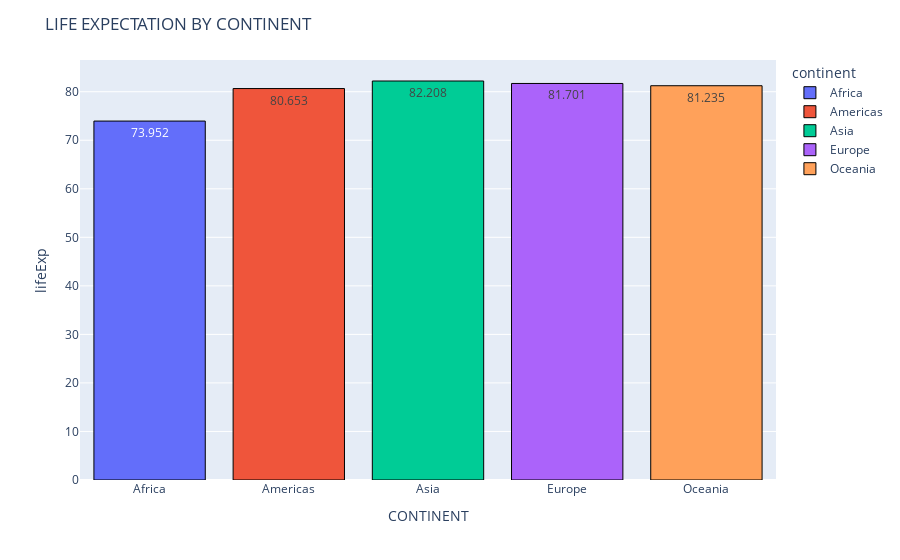

This figure's notebook cell:
### Code cell
popu = df.groupby("continent") ["lifeExp"].max().reset_index()
fig = px.bar(popu,x="continent", y="lifeExp", color="continent", text="lifeExp")
fig.update_traces(marker=dict(line=dict(width=1, color='RGB(0, 0, 0)')))
fig.update_layout(title="LIFE EXPECTATION BY CONTINENT", xaxis_title="CONTINENT", yaxis_title="lifeExp")

### Figure 1 — Plotly figure (JSON) as saved in the notebook; plotly's stock layout.template omitted (floating-point values rounded to 4 significant figures)
{"data": [{"alignmentgroup": "True", "hovertemplate": "continent=%{x}<br>lifeExp=%{text}<extra></extra>", "legendgroup": "Africa", "marker": {"color": "#636efa", "line": {"color": "RGB(0, 0, 0)", "width": 1}, "pattern": {"shape": ""}}, "name": "Africa", "offsetgroup": "Africa", "orientation": "v", "showlegend": true, "text": [73.95], "textposition": "auto", "type": "bar", "x": ["Africa"], "xaxis": "x", "y": [73.95], "yaxis": "y"}, {"alignmentgroup": "True", "hovertemplate": "continent=%{x}<br>lifeExp=%{text}<extra></extra>", "legendgroup": "Americas", "marker": {"color": "#EF553B", "line": {"color": "RGB(0, 0, 0)", "width": 1}, "pattern": {"shape": ""}}, "name": "Americas", "offsetgroup": "Americas", "orientation": "v", "showlegend": true, "text": [80.65], "textposition": "auto", "type": "bar", "x": ["Americas"], "xaxis": "x", "y": [80.65], "yaxis": "y"}, {"alignmentgroup": "True", "hovertemplate": "continent=%{x}<br>lifeExp=%{text}<extra></extra>", "legendgroup": "Asia", "marker": {"color": "#00cc96", "line": {"color": "RGB(0, 0, 0)", "width": 1}, "pattern": {"shape": ""}}, "name": "Asia", "offsetgroup": "Asia", "orientation": "v", "showlegend": true, "text": [82.21], "textposition": "auto", "type": "bar", "x": ["Asia"], "xaxis": "x", "y": [82.21], "yaxis": "y"}, {"alignmentgroup": "True", "hovertemplate": "continent=%{x}<br>lifeExp=%{text}<extra></extra>", "legendgroup": "Europe", "marker": {"color": "#ab63fa", "line": {"color": "RGB(0, 0, 0)", "width": 1}, "pattern": {"shape": ""}}, "name": "Europe", "offsetgroup": "Europe", "orientation": "v", "showlegend": true, "text": [81.7], "textposition": "auto", "type": "bar", "x": ["Europe"], "xaxis": "x", "y": [81.7], "yaxis": "y"}, {"alignmentgroup": "True", "hovertemplate": "continent=%{x}<br>lifeExp=%{text}<extra></extra>", "legendgroup": "Oceania", "marker": {"color": "#FFA15A", "line": {"color": "RGB(0, 0, 0)", "width": 1}, "pattern": {"shape": ""}}, "name": "Oceania", "offsetgroup": "Oceania", "orientation": "v", "showlegend": true, "text": [81.23], "textposition": "auto", "type": "bar", "x": ["Oceania"], "xaxis": "x", "y": [81.23], "yaxis": "y"}], "layout": {"barmode": "relative", "legend": {"title": {"text": "continent"}, "tracegroupgap": 0}, "margin": {"t": 60}, "title": {"text": "LIFE EXPECTATION BY CONTINENT"}, "xaxis": {"anchor": "y", "categoryarray": ["Africa", "Americas", "Asia", "Europe", "Oceania"], "categoryorder": "array", "domain": [0, 1], "title": {"text": "CONTINENT"}}, "yaxis": {"anchor": "x", "domain": [0, 1], "title": {"text": "lifeExp"}}}}
